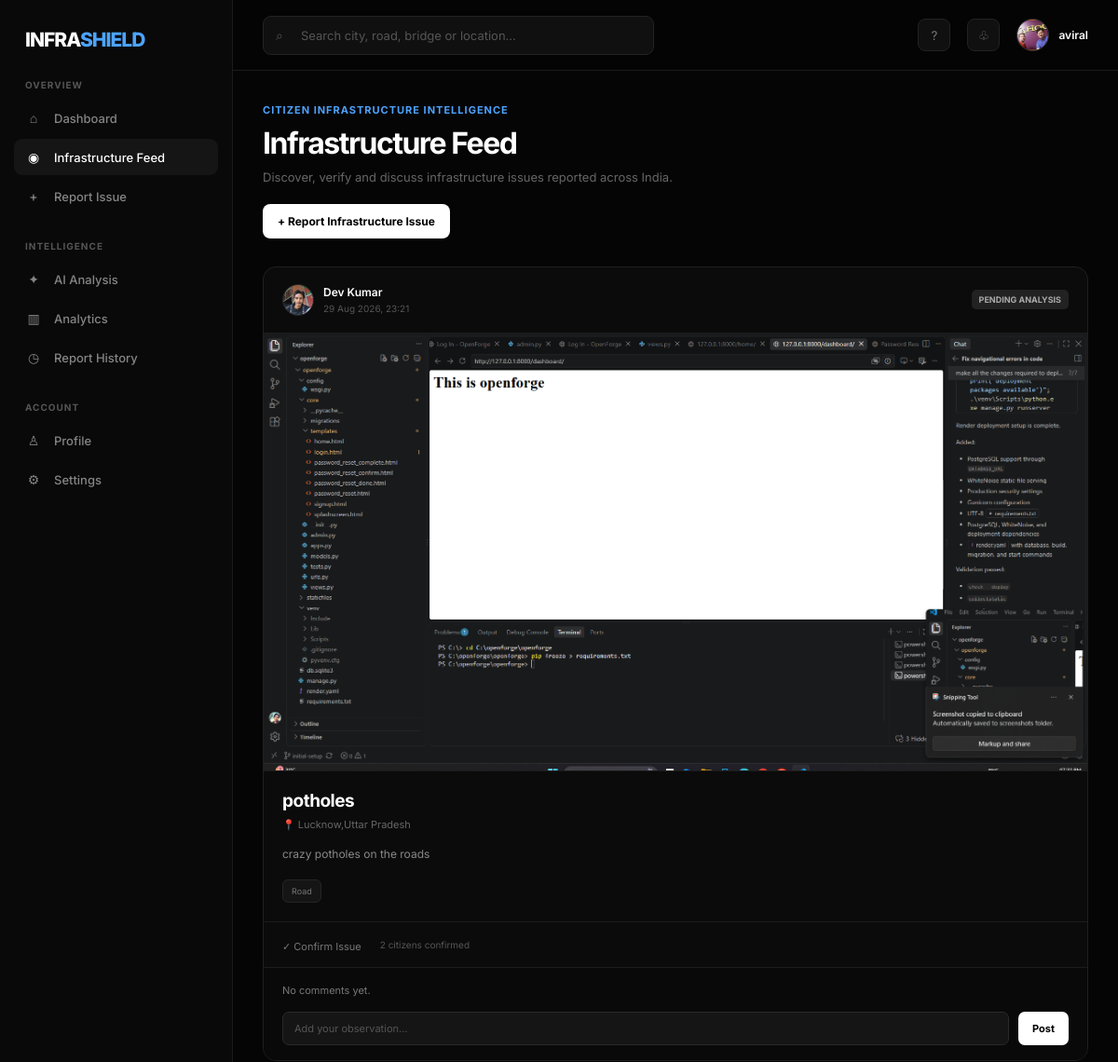
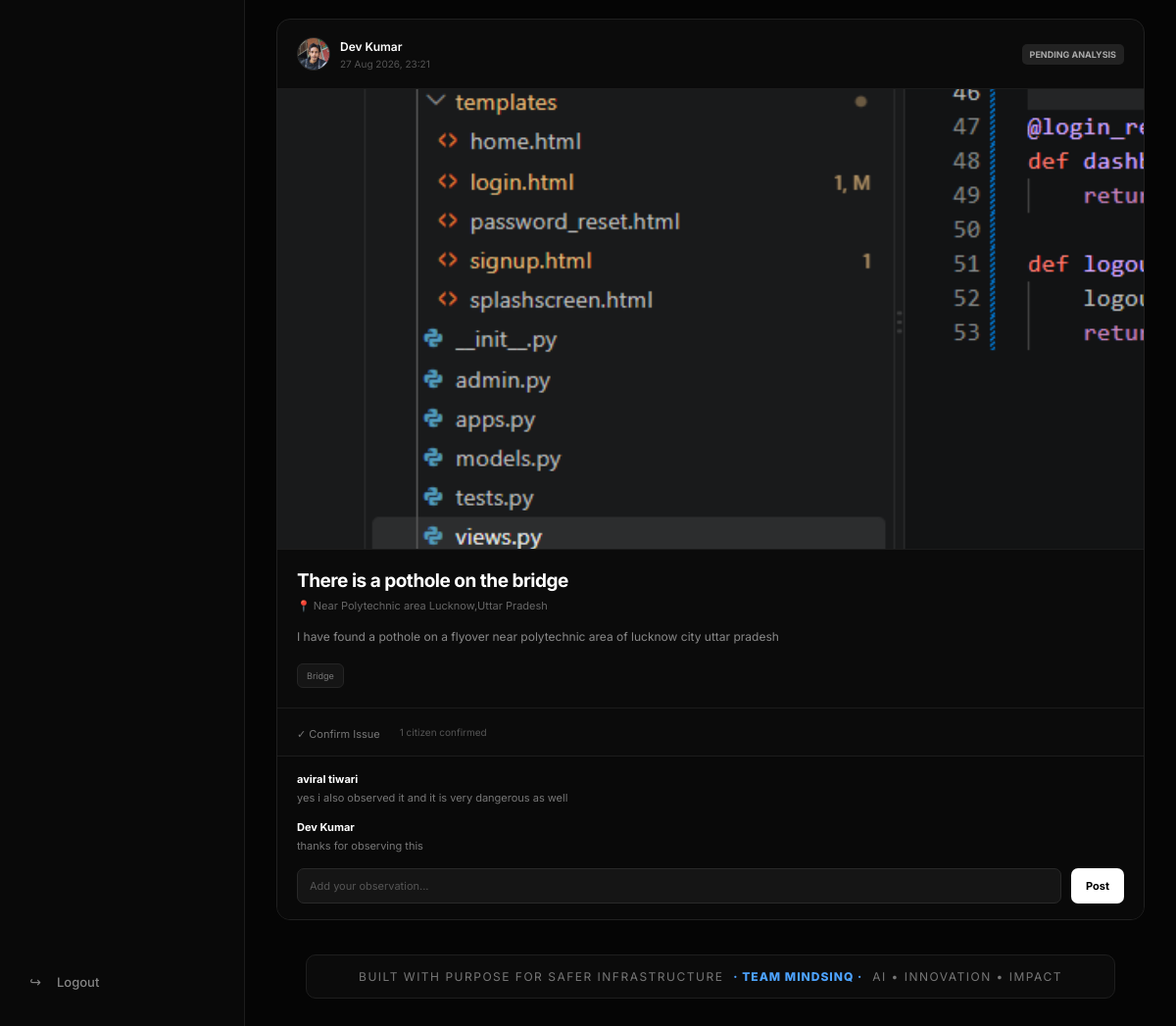
The page /feed/ (signed in) on the database its author committed (2 pictures, top to bottom).
### accounts/models.py (models this page shows, shortened)
class Profile(models.Model):
    user = models.OneToOneField(
        User,
        on_delete=models.CASCADE,
        related_name="profile"
    )
    profile_picture = models.ImageField(
        upload_to="profile_pictures/",
        blank=True,
        null=True
    )
    bio = models.TextField(
        max_length=500,
        blank=True
    )
    location = models.CharField(
        max_length=150,
        blank=True
    )
    phone = models.CharField(
        max_length=20,
        blank=True
    )
    created_at = models.DateTimeField(
        auto_now_add=True
    )
    updated_at = models.DateTimeField(
        auto_now=True
    )

class InfrastructureReport(models.Model):
    INFRASTRUCTURE_TYPES = [
        ("road", "Road"),
        ("bridge", "Bridge"),
        ("railway", "Railway"),
        ("building", "Building"),
        ("street", "Street Infrastructure"),
        ("drainage", "Drainage"),
        ("other", "Other"),
    ]
    RISK_LEVELS = [
        ("pending", "Pending Analysis"),
        ("low", "Low"),
        ("medium", "Medium"),
        ("high", "High"),
        ("critical", "Critical"),
    ]
    user = models.ForeignKey(
        User,
        on_delete=models.CASCADE,
        related_name="infrastructure_reports"
    )
    infrastructure_type = models.CharField(
        max_length=30,
        choices=INFRASTRUCTURE_TYPES
    )
    title = models.CharField(
        max_length=200
    )
    description = models.TextField(
        blank=True
    )
    image = models.ImageField(
        upload_to="infrastructure_reports/"
    )
    location = models.CharField(
        max_length=255
    )
    latitude = models.DecimalField(
        max_digits=9,
        decimal_places=6,
        null=True,
        blank=True
    )
    longitude = models.DecimalField(
        max_digits=9,
        decimal_places=6,
        null=True,
        blank=True
    )
    risk_level = models.CharField(
        max_length=20,
        choices=RISK_LEVELS,
        default="pending"
    )
    ai_confidence = models.FloatField(
        null=True,
        blank=True
    )
    ai_analysis = models.TextField(
        blank=True
    )
    created_at = models.DateTimeField(
        auto_now_add=True
    )
    updated_at = models.DateTimeField(
        auto_now=True
    )

class ReportComment(models.Model):
    report = models.ForeignKey(
        InfrastructureReport,
        on_delete=models.CASCADE,
        related_name="comments"
    )
    user = models.ForeignKey(
        User,
        on_delete=models.CASCADE,
        related_name="report_comments"
    )
    content = models.TextField(
        max_length=1000
    )
    created_at = models.DateTimeField(
        auto_now_add=True
    )
    updated_at = models.DateTimeField(
        auto_now=True
    )

### accounts/views.py (the view)
# urls.py: path("feed/", views.infrastructure_feed, name="infrastructure_feed"),
@login_required
def infrastructure_feed(request):
    reports = (
        InfrastructureReport.objects.select_related("user")
        .prefetch_related("confirmations", "comments__user")
        .order_by("-created_at")
    )
    return render(
        request,
        "infrastructure_feed.html",
        {
            "reports": reports,
            "page_title": "Infrastructure Feed",
        },
    )

### accounts/templates/infrastructure_feed.html (shortened to what this page needs)
{% load static %}
<!DOCTYPE html>
<html lang="en">
<head>
</head>
<body>
<div class="app">
    <aside class="sidebar" id="sidebar">
        <div class="logo">
            INFRA<span>SHIELD</span>
        </div>
        <div class="sidebar-section">
            <div class="section-title">
                OVERVIEW
            </div>
            <a href="{% url 'dashboard' %}"
               class="nav-item">
                <span class="nav-icon">⌂</span>
                Dashboard
            </a>
            <a href="{% url 'infrastructure_feed' %}"
               class="nav-item active">
                <span class="nav-icon">◉</span>
                Infrastructure Feed
            </a>
            <a href="{% url 'create_report' %}"
               class="nav-item">
                <span class="nav-icon">+</span>
                Report Issue
            </a>
        </div>
        <div class="sidebar-section">
            <div class="section-title">
                INTELLIGENCE
            </div>
            <a href="#"
               class="nav-item">
                <span class="nav-icon">✦</span>
                AI Analysis
            </a>
            <a href="#"
               class="nav-item">
                <span class="nav-icon">▥</span>
                Analytics
            </a>
            <a href="{% url 'my_reports' %}"
               class="nav-item">
                <span class="nav-icon">◷</span>
                Report History
            </a>
        </div>
        <div class="sidebar-section">
            <div class="section-title">
                ACCOUNT
            </div>
            <a href="{% url 'profile' %}"
               class="nav-item">
                <span class="nav-icon">♙</span>
                Profile
            </a>
            <a href="{% url 'settings' %}"
               class="nav-item">
                <span class="nav-icon">⚙</span>
                Settings
            </a>
        </div>
        <div class="sidebar-bottom">
            <a href="{% url 'logout' %}"
               class="nav-item">
                <span class="nav-icon">↪</span>
                Logout
            </a>
        </div>
    </aside>
    <main class="main">
        <header class="topbar">
            <div class="search-container">
                <span class="search-icon">
                    ⌕
                </span>
                <input
                    type="text"
                    class="search-input"
                    id="locationSearch"
                    placeholder="Search city, road, bridge or location..."
                >
            </div>
            <div class="top-actions">
                <button class="top-icon">
                    ?
                </button>
                <button class="top-icon">
                    ♧
                </button>
                <a
                    href="{% url 'profile' %}"
                    class="profile"
                >
                    <div class="avatar">
                        {% if request.user.profile.profile_picture %}
                            <img
                                src="{{ request.user.profile.profile_picture.url }}"
                                alt="{{ request.user.first_name }}"
                            >
                        {% else %}
                            {{ request.user.first_name|first|upper }}
                        {% endif %}
                    </div>
                    <div class="profile-info">
                        <div class="profile-name">
                            {{ request.user.first_name }}
                        </div>
                    </div>
                </a>
            </div>
        </header>
        <section class="content">
            <div class="page-header">
                <div class="page-label">
                    CITIZEN INFRASTRUCTURE INTELLIGENCE
                </div>
                <h1>
                    Infrastructure Feed
                </h1>
                <p>
                    Discover, verify and discuss infrastructure
                    issues reported across India.
                </p>
                <a
                    href="{% url 'create_report' %}"
                    class="create-report"
                >
                    + Report Infrastructure Issue
                </a>
            </div>
            <section class="feed">
                {% if reports %}
                    {% for report in reports %}
                        <article class="report-card">
                            <div class="report-header">
                                <div class="report-user">
                                    <div class="small-avatar">
                                        {% if report.user.profile.profile_picture %}
                                            <img
                                                src="{{ report.user.profile.profile_picture.url }}"
                                                alt="{{ report.user.get_full_name }}"
                                            >
                                        {% else %}
                                            {{ report.user.first_name|first|upper }}
                                        {% endif %}
                                    </div>
                                    <div>
                                        <div class="username">
                                            {% if report.user.get_full_name %}
                                                {{ report.user.get_full_name }}
                                            {% else %}
                                                {{ report.user.username }}
                                            {% endif %}
                                        </div>
                                        <div class="report-date">
                                            {{ report.created_at|date:"d M Y, H:i" }}
                                        </div>
                                    </div>
                                </div>
                                <div class="risk {{ report.risk_level }}">
                                    {{ report.get_risk_level_display }}
                                </div>
                            </div>
                            {% if report.image %}
                                <img
                                    src="{{ report.image.url }}"
                                    alt="{{ report.title }}"
                                    class="report-image"
                                >
                            {% endif %}
                            <div class="report-content">
                                <div class="report-title">
                                    {{ report.title }}
                                </div>
                                <div class="report-location">
                                    📍 {{ report.location }}
                                </div>
                                {% if report.description %}
                                    <div class="report-description">
                                        {{ report.description }}
                                    </div>
                                {% endif %}
                                <div class="report-meta">
                                    <span class="meta-tag">
                                        {{ report.get_infrastructure_type_display }}
                                    </span>
                                </div>
                            </div>
                            <div class="action-bar">
                                <form
                                    method="POST"
                                    action="{% url 'confirm_report' report.id %}"
                                    class="action-form"
                                >
                                    <button
                                        type="submit"
                                        class="action-button"
                                    >
                                        ✓ Confirm Issue
                                    </button>
                                </form>
                                <span class="confirmation-count">
                                    {{ report.confirmations.count }}
                                    citizen{{ report.confirmations.count|pluralize }}
                                    confirmed
                                </span>
                            </div>
                            <div class="comments">
                                {% for comment in report.comments.all %}
                                    <div class="comment">
                                        <div class="comment-user">
                                            {{ comment.user.get_full_name|default:comment.user.username }}
                                        </div>
                                        <div class="comment-text">
                                            {{ comment.content }}
                                        </div>
                                    </div>
                                {% empty %}
                                    <div class="comment-text">
                                        No comments yet.
                                    </div>
                                {% endfor %}
                                <form
                                    method="POST"
                                    action="{% url 'add_comment' report.id %}"
                                    class="comment-form"
                                >
                                    <input
                                        type="text"
                                        name="content"
                                        class="comment-input"
                                        placeholder="Add your observation..."
                                        maxlength="1000"
                                        required
                                    >
                                    <button
                                        type="submit"
                                        class="comment-submit"
                                    >
                                        Post
                                    </button>
                                </form>
                            </div>
                        </article>
                    {% endfor %}
                {% endif %}
            </section>
            <footer class="team-banner">
                <div class="team-banner-inner">
                    Built with purpose for safer infrastructure
                    <span>
                        · TEAM MINDSINQ ·
                    </span>
                    AI • Innovation • Impact
                </div>
            </footer>
        </section>
    </main>
</div>
</body>
</html>

### rows shown on the page
InfrastructureReport: user.profile.profile_picture (picture), user.get_full_name "Dev Kumar", created_at "29 Aug 2026, 23:21", risk_level "PENDING ANALYSIS", image (picture), title "potholes", location "Lucknow,Uttar Pradesh", description "crazy potholes on the roads", infrastructure_type "Road", confirmations.count "2"
InfrastructureReport: user.profile.profile_picture (picture), user.get_full_name "Dev Kumar", created_at "27 Aug 2026, 23:21", risk_level "PENDING ANALYSIS", image (picture), title "There is a pothole on the bridge", location "Near Polytechnic area Lucknow,Uttar Pradesh", description "I have found a pothole on a flyover near polytechnic area of lucknow city uttar pradesh", infrastructure_type "Bridge", confirmations.count "1"
ReportComment: user.get_full_name "aviral tiwari", content "yes i also observed it and it is very dangerous as well"
ReportComment: user.get_full_name "Dev Kumar", content "thanks for observing this"

### other values the page prints
{{ request.user.first_name }} "aviral"
